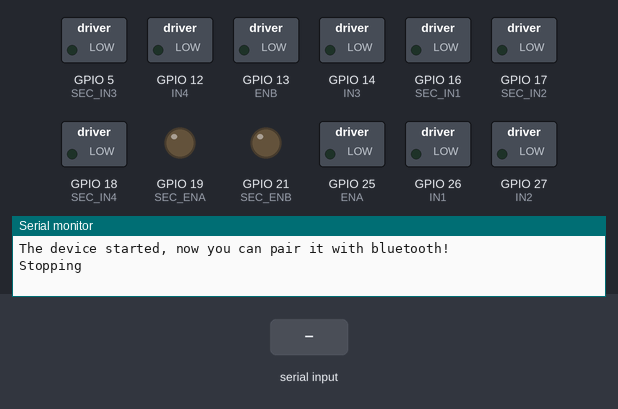
The sketch below on a simulated ESP32. Shown: switched loads named in the sketch (green lamp = pin HIGH), output pins drawn as LEDs (lit = HIGH), the last lines printed to the serial monitor. The inputs (shaded band) are chosen by the test bench. Nothing arrives over Bluetooth unless stated.

Above: at 1.2 s.
1.3 s: "F" received over the second serial link
At 2.1 s:
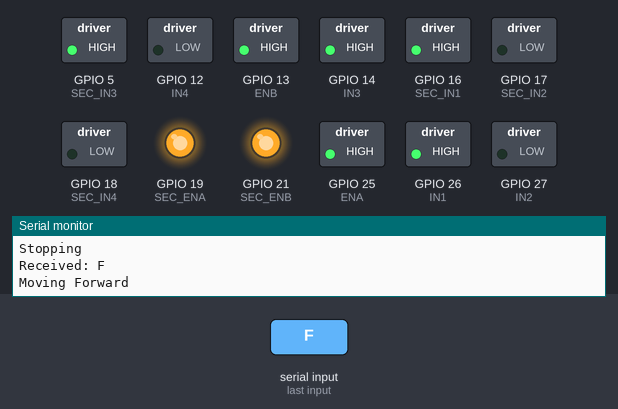
2.8 s: "B" received over the second serial link
At 3.2 s:
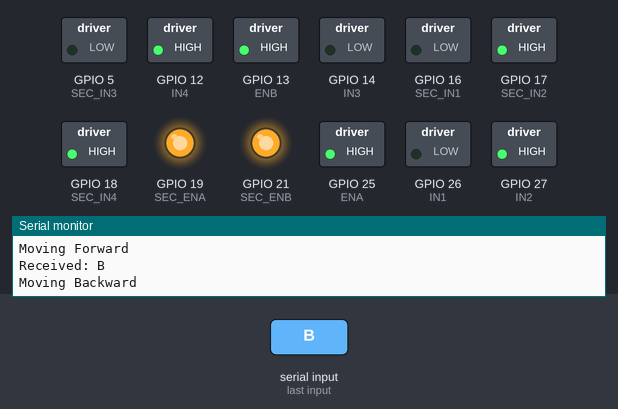
4.3 s: "L" received over the second serial link
At 5.5 s:
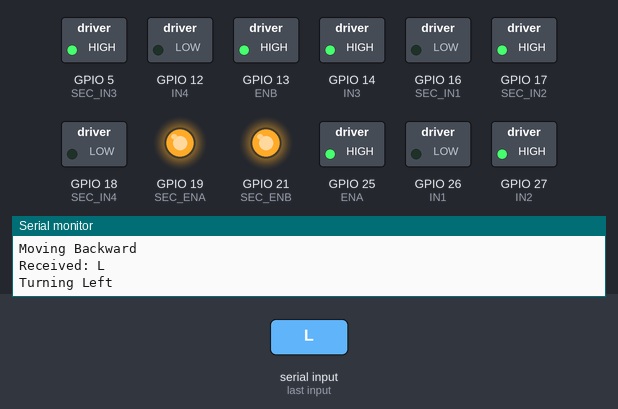
5.8 s: "R" received over the second serial link
At 6.7 s:
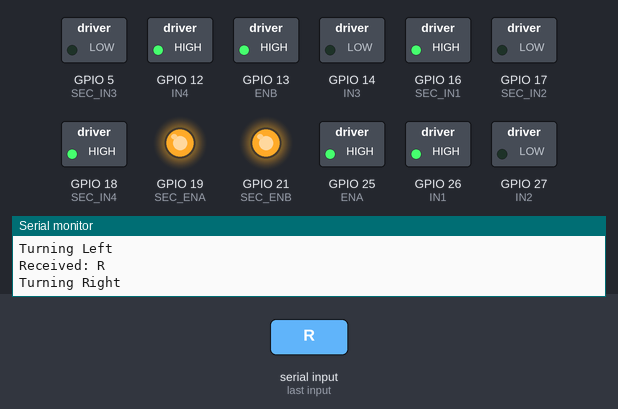
Timing chart, 0 to 8.3 s (numbered marks = the images above; inputs shaded):
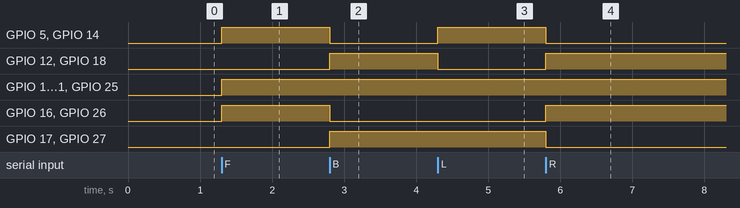

The sketch:

ESP32RC.ino.ino
```cpp
#include "BluetoothSerial.h"

// Check if Bluetooth is properly enabled
#if !defined(CONFIG_BT_ENABLED) || !defined(CONFIG_BLUEDROID_ENABLED)
#error Bluetooth is not enabled! Please run `make menuconfig` to and enable it
#endif

BluetoothSerial SerialBT;

// --- Pin Definitions ---
// Main L298N Motor Driver (Controls the 4 wheels - Left Side & Right Side)
// Assumes 2 Left motors parallel on Channel A, 2 Right motors parallel on Channel B
const int IN1 = 26; // Left Motor Forward
const int IN2 = 27; // Left Motor Backward
const int IN3 = 14; // Right Motor Forward
const int IN4 = 12; // Right Motor Backward
const int ENA = 25; // Left Motor Speed (PWM) - Optional, can be jumpered to 5V
const int ENB = 13; // Right Motor Speed (PWM) - Optional, can be jumpered to 5V

// Secondary Motor Driver (Mirrors the signals of the main driver)
// Connect these pins to the IN/EN pins of the second driver
const int SEC_IN1 = 16;
const int SEC_IN2 = 17;
const int SEC_IN3 = 5;
const int SEC_IN4 = 18;
const int SEC_ENA = 19;
const int SEC_ENB = 21;

// Motor Speed (0-255)
const int MOTOR_SPEED = 255; // Max speed

void setup() {
  Serial.begin(115200);

  // Initialize Bluetooth
  SerialBT.begin("ESP32_RC_Car"); // Bluetooth device name
  Serial.println("The device started, now you can pair it with bluetooth!");

  // Initialize Main Motor Pins
  pinMode(IN1, OUTPUT);
  pinMode(IN2, OUTPUT);
  pinMode(IN3, OUTPUT);
  pinMode(IN4, OUTPUT);
  pinMode(ENA, OUTPUT);
  pinMode(ENB, OUTPUT);

  // Initialize Secondary Motor Pins
  pinMode(SEC_IN1, OUTPUT);
  pinMode(SEC_IN2, OUTPUT);
  pinMode(SEC_IN3, OUTPUT);
  pinMode(SEC_IN4, OUTPUT);
  pinMode(SEC_ENA, OUTPUT);
  pinMode(SEC_ENB, OUTPUT);

  // Stop all motors initially
  stopMotors();
}

void loop() {
  if (SerialBT.available()) {
    char command = SerialBT.read();
    Serial.print("Received: ");
    Serial.println(command);
    processCommand(command);
  }
}

void processCommand(char command) {
  // Convert to uppercase to handle 'f' and 'F'
  command = toupper(command);

  switch (command) {
    case 'F':
      moveForward();
      break;
    case 'B':
      moveBackward();
      break;
    case 'L':
      turnLeft();
      break;
    case 'R':
      turnRight();
      break;
    case 'S':
      stopMotors();
      break;
    default:
      // Ignore unknown commands or handle extra logic
      break;
  }
}

// --- Motor Control Functions ---

// Helper to set pins for both drivers simultaneously
void setMotors(int in1, int in2, int in3, int in4) {
  // Main Driver
  digitalWrite(IN1, in1);
  digitalWrite(IN2, in2);
  digitalWrite(IN3, in3);
  digitalWrite(IN4, in4);

  // Enable pins (Always ON for now, or use analogWrite for speed control)
  analogWrite(ENA, MOTOR_SPEED);
  analogWrite(ENB, MOTOR_SPEED);

  // Secondary Driver (Mirroring)
  digitalWrite(SEC_IN1, in1);
  digitalWrite(SEC_IN2, in2);
  digitalWrite(SEC_IN3, in3);
  digitalWrite(SEC_IN4, in4);

  // Secondary Enable pins
  analogWrite(SEC_ENA, MOTOR_SPEED);
  analogWrite(SEC_ENB, MOTOR_SPEED);
}

void moveForward() {
  Serial.println("Moving Forward");
  // Left Forward, Right Forward
  setMotors(HIGH, LOW, HIGH, LOW);
}

void moveBackward() {
  Serial.println("Moving Backward");
  // Left Backward, Right Backward
  setMotors(LOW, HIGH, LOW, HIGH);
}

void turnLeft() {
  Serial.println("Turning Left");
  // Left Backward, Right Forward (Spin Turn)
  setMotors(LOW, HIGH, HIGH, LOW);
}

void turnRight() {
  Serial.println("Turning Right");
  // Left Forward, Right Backward (Spin Turn)
  setMotors(HIGH, LOW, LOW, HIGH);
}

void stopMotors() {
  Serial.println("Stopping");
  // All Low
  setMotors(LOW, LOW, LOW, LOW);

  // Turn off Enable pins to ensure full stop
  digitalWrite(ENA, LOW);
  digitalWrite(ENB, LOW);
  digitalWrite(SEC_ENA, LOW);
  digitalWrite(SEC_ENB, LOW);
}
```

Measured:
- after the input at 1.3 s, GPIO 5 (SEC_IN3), GPIO 13 (ENB), GPIO 14 (IN3), GPIO 16 (SEC_IN1), GPIO 19 (SEC_ENA), GPIO 21 (SEC_ENB), GPIO 25 (ENA), GPIO 26 (IN1): LOW → HIGH at once
- after the input at 2.8 s, GPIO 5 (SEC_IN3), GPIO 14 (IN3), GPIO 16 (SEC_IN1), GPIO 26 (IN1): HIGH → LOW at once; GPIO 12 (IN4), GPIO 17 (SEC_IN2), GPIO 18 (SEC_IN4), GPIO 27 (IN2): LOW → HIGH at once
- after the input at 4.3 s, GPIO 5 (SEC_IN3), GPIO 14 (IN3): LOW → HIGH at once; GPIO 12 (IN4), GPIO 18 (SEC_IN4): HIGH → LOW at once
- after the input at 5.8 s, GPIO 5 (SEC_IN3), GPIO 14 (IN3), GPIO 17 (SEC_IN2), GPIO 27 (IN2): HIGH → LOW at once; GPIO 12 (IN4), GPIO 16 (SEC_IN1), GPIO 18 (SEC_IN4), GPIO 26 (IN1): LOW → HIGH at once
